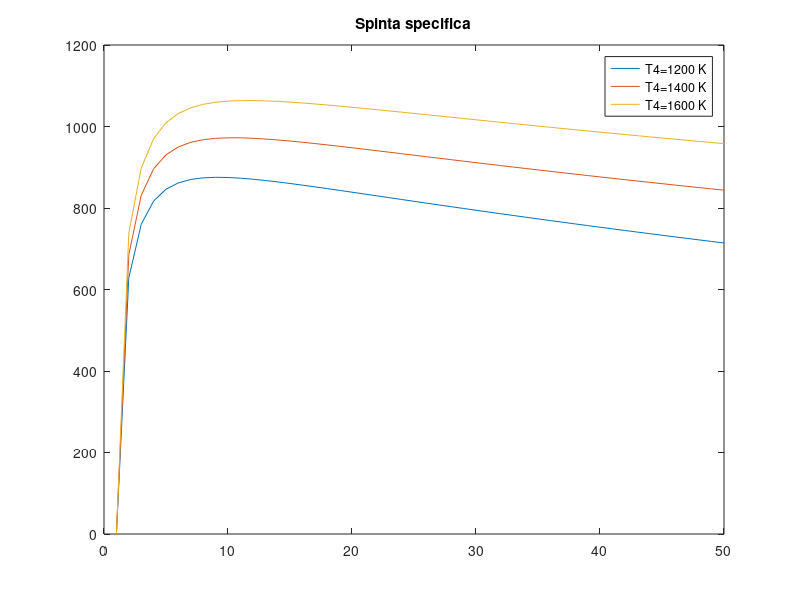
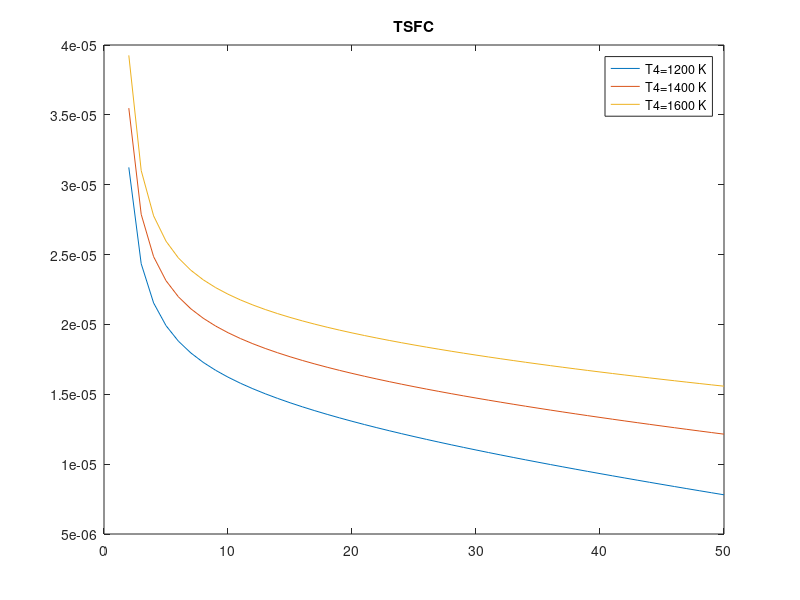
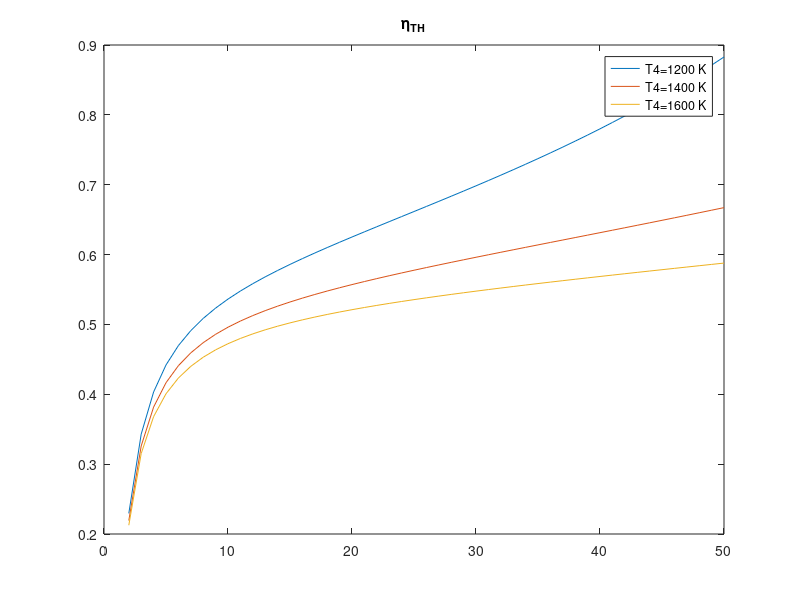

The MATLAB script that drew these images, in order:
clc; close all; clear;

%%

Ta=288;
Pa=101325;

Ed=0.95;
etaC=0.88;
etaT=0.94;
Qf=43000000;
Au=0.126;
cp=1005;
gamma=1.4;
R=287;
T4=[1200 1400 1600];
nT=length(T4);

nbeta=50;

beta=linspace(1,50,nbeta);
betaT=beta.^((gamma-1)/gamma);

%% ciclo

S=zeros(nT, nbeta);
TSFC=zeros(nT, nbeta);
I=zeros(nT, nbeta);
etaTH=zeros(nT, nbeta);

%%
%presa d'aria
T02=Ta;
P02=Ed*Pa;

for j=1:nT
    for i=1:nbeta
        %% compressione
        P3=P02*beta(i);
        T3=T02*(1+((betaT(i)-1)/etaC));
        %% combustione
        P4=P3;
        f=(cp*(T4(j)-T3))/Qf;
        %% turbina
        T5reale=T4(j)-(T3-T02)/(1+f);
        T5ideale=T4(j)-(T4(j)-T5reale)/etaT;
        P5=P4*((T5ideale/T4(j))^((gamma)/gamma-1));
        %% ugello
        pressratio=Pa/P5;
        if (pressratio<=0.5283)
            % l'ugello è strozzato
            Pu=P5*0.5283;
            Tu=T5reale*0.833;
            RHOu=Pu/(R*Tu);
            Vu=sqrt(gamma*R*Tu);
            Mu=RHOu*Au*Vu;
            Ma=Mu/(1+f);
        else 
            %l'ugello non è strozzato
            Pu=P5*pressratio;
            Tu=T5reale*((pressratio)^((gamma-1)/(gamma)));
            RHOu=Pu/(R*Tu);
            Vu=sqrt(2*cp*T5reale*(1-(pressratio^((gamma-1)/gamma))));
            Mu=RHOu*Au*Vu;
            Ma=Mu/(1+f);
        end
        %% risultati finali
        S(j,i)=Mu*Vu+(Pu-Pa)*Au;
        I(j,i)=S(j,i)/Ma;
        TSFC(j,i)=(Mu-Ma)/S(j,i);
        PJ=(Ma/2)*((1+f)*Vu^2)+Au*(Pu-Pa)*Vu;
        PAV=f*Ma*Qf;
        etaTH(j,i)=PJ/PAV;
    
        %controllo se ci sono risultati immaginari, in questo caso il motore
        %non produce spinta infatti il rapporto di pressioni Pa/P05 è maggiore
        %di 1
        if(imag(Vu)~=0)
            S(j,i)=0;
            I(j,i)=0;
            TSFC(j,i)=inf;
            etaTH(j,i)=NaN;
        end
    end
end

figure(1);
plot(beta, I(1,:)); hold on;
plot(beta, I(2,:)); hold on;
plot(beta, I(3,:))
title('Spinta specifica')
legend('T4=1200 K', 'T4=1400 K', 'T4=1600 K');

figure(2);
plot(beta, TSFC(1,:)); hold on;
plot(beta, TSFC(2,:)); hold on;
plot(beta, TSFC(3,:))
title('TSFC')
legend('T4=1200 K', 'T4=1400 K', 'T4=1600 K');

figure(3);
plot(beta, etaTH(1,:)); hold on;
plot(beta, etaTH(2,:)); hold on;
plot(beta, etaTH(3,:))
title('\eta_T_H')
legend('T4=1200 K', 'T4=1400 K', 'T4=1600 K');
